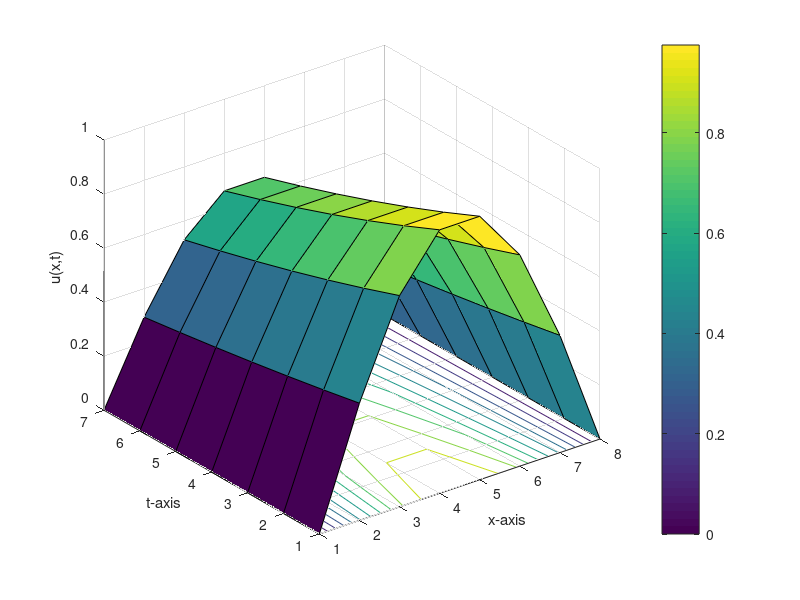
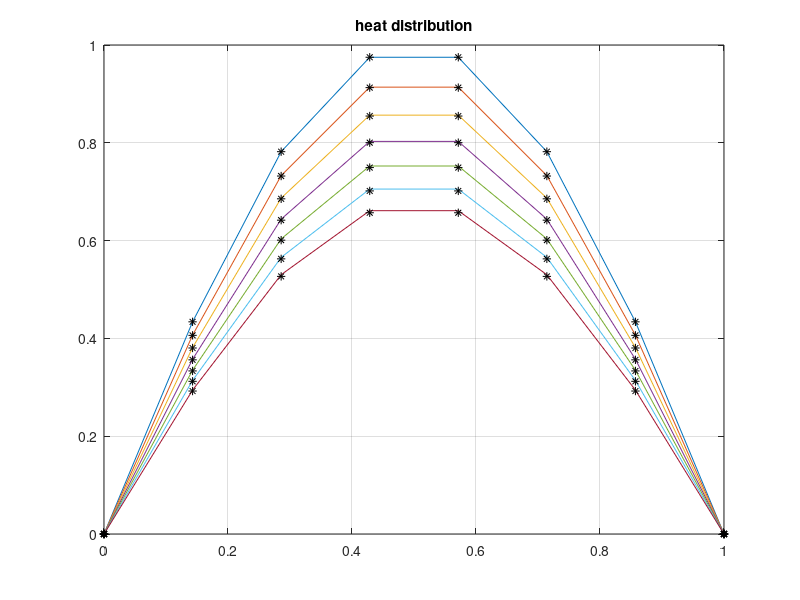

MATLAB code to generate these figures, in order:
% Use the Crank-Nicolson method to approximate the solution of the heat
% equation
%
% du/dt = d^2u/dx^2,   0 < x < 1,  0 < t,
% u(0,t) = u(1,t) = 0,
% u(x,0) = sin(pi*x)
%
% and compare the result to the actual solution
% u(x,t) = exp(-pi^2*t)*sin(pi*x)

function crank1
clc
clf
clear all
c=1;
a=0;
b=1;
tf=0.04;
n=8;
m=7;
c1=0;
c2=0;
h=(b-a)/(n-1);
k=(tf-0)/(m-1);
r=(c*c*k)/(h*h);
s1=2+(2/r);
s2=(2/r)-2;
u=zeros(n,m);
for j=1:m
    u(1,j)=c1;
    u(n,j)=c2;
end
for i=2:n-1
    u(i,1)=f(a+(i-1)*h);
end
A(1,1)=1;
for j=2:m
    for i=2:n-1
        F(1,j-1)=c1;
        F(i,j-1)=u(i-1,j-1)+s2*u(i,j-1)+u(i+1,j-1);
        F(n,j-1)=c2;
        A(1,1)=1;
        A(i,i-1)=-1;
        A(i,i)=s1;
        A(i,i+1)=-1;
        A(n,n)=1;
    end
    u(:,j)=inv(A)*F(:,j-1);
end
disp('Result=')
num2str(u')
figure (1)
clf
surfc(u')
colorbar
grid on
xlabel('x-axis');
ylabel('t-axis');
zlabel('u(x,t)');
hold off
figure(2)
x(1)=a;
x(n)=b;
for i=2:n-1
    x(i)=x(i-1)+h;
end
plot(x,u)
title('heat distribution');
hold on
grid on
for j=1:m
    plot(x,g(x,(j-1)*k),'*k')
end
function z=f(x)
z=sin(x*pi);
function z=g(x,t)
z=exp(-pi^2*t)*sin(pi*x);
